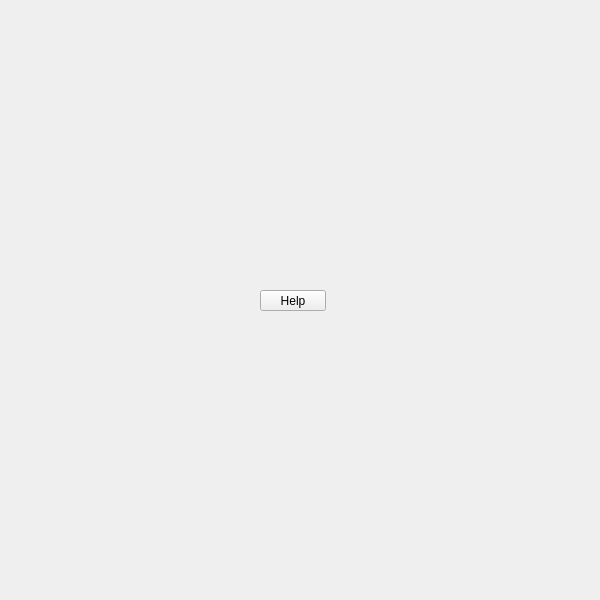
<?xml version="1.0" encoding="UTF-8"?>
<ui version="4.0">
 <class>QtUi</class>
 <widget class="QMainWindow" name="QtUi">
  <property name="enabled">
   <bool>true</bool>
  </property>
  <property name="geometry">
   <rect>
    <x>0</x>
    <y>0</y>
    <width>600</width>
    <height>600</height>
   </rect>
  </property>
  <property name="sizePolicy">
   <sizepolicy hsizetype="Ignored" vsizetype="Ignored">
    <horstretch>0</horstretch>
    <verstretch>0</verstretch>
   </sizepolicy>
  </property>
  <property name="minimumSize">
   <size>
    <width>0</width>
    <height>0</height>
   </size>
  </property>
  <property name="maximumSize">
   <size>
    <width>600</width>
    <height>600</height>
   </size>
  </property>
  <property name="cursor">
   <cursorShape>ArrowCursor</cursorShape>
  </property>
  <property name="toolButtonStyle">
   <enum>Qt::ToolButtonIconOnly</enum>
  </property>
  <property name="tabShape">
   <enum>QTabWidget::Triangular</enum>
  </property>
  <property name="dockNestingEnabled">
   <bool>true</bool>
  </property>
  <property name="dockOptions">
   <set>QMainWindow::AllowNestedDocks|QMainWindow::AllowTabbedDocks|QMainWindow::AnimatedDocks|QMainWindow::ForceTabbedDocks</set>
  </property>
  <widget class="QWidget" name="widget">
   <property name="sizePolicy">
    <sizepolicy hsizetype="Ignored" vsizetype="Ignored">
     <horstretch>0</horstretch>
     <verstretch>0</verstretch>
    </sizepolicy>
   </property>
   <widget class="MenuButton" name="i050">
    <property name="geometry">
     <rect>
      <x>260</x>
      <y>290</y>
      <width>66</width>
      <height>21</height>
     </rect>
    </property>
    <property name="minimumSize">
     <size>
      <width>0</width>
      <height>21</height>
     </size>
    </property>
    <property name="maximumSize">
     <size>
      <width>66</width>
      <height>21</height>
     </size>
    </property>
    <property name="target">
     <string>help</string>
    </property>
    <property name="text">
     <string>Help</string>
    </property>
   </widget>
  </widget>
 </widget>
 <customwidgets>
  <customwidget>
   <class>MenuButton</class>
   <extends>QPushButton</extends>
   <header>widgets.menubutton.h</header>
  </customwidget>
 </customwidgets>
 <resources/>
 <connections/>
 <designerdata>
  <property name="gridDeltaX">
   <number>5</number>
  </property>
  <property name="gridDeltaY">
   <number>10</number>
  </property>
  <property name="gridSnapX">
   <bool>true</bool>
  </property>
  <property name="gridSnapY">
   <bool>true</bool>
  </property>
  <property name="gridVisible">
   <bool>true</bool>
  </property>
 </designerdata>
</ui>
